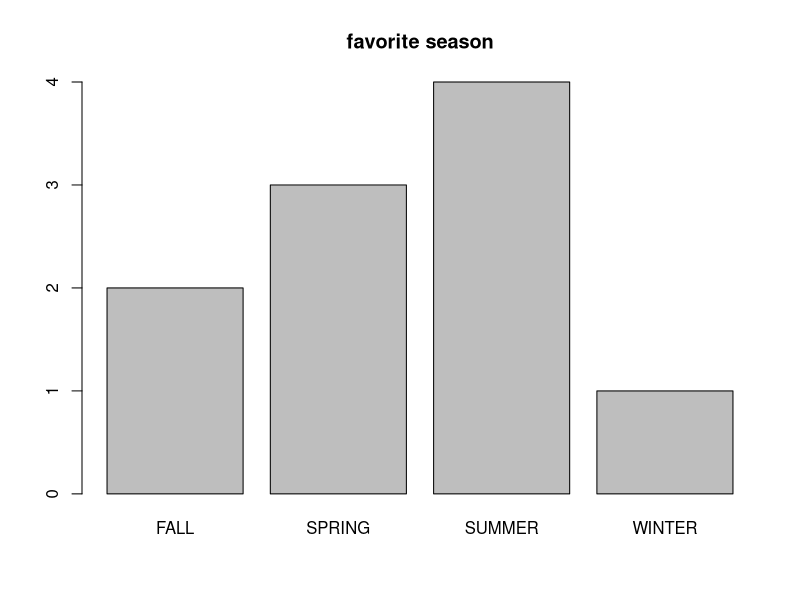
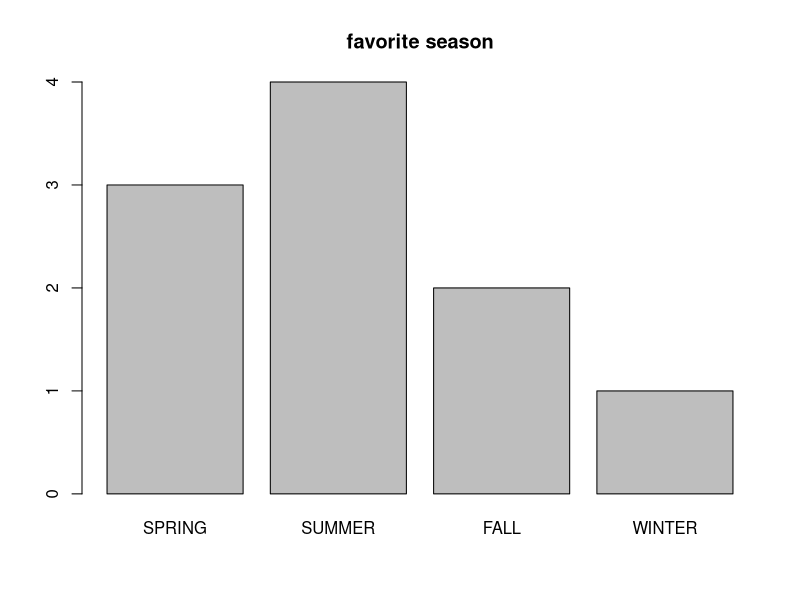
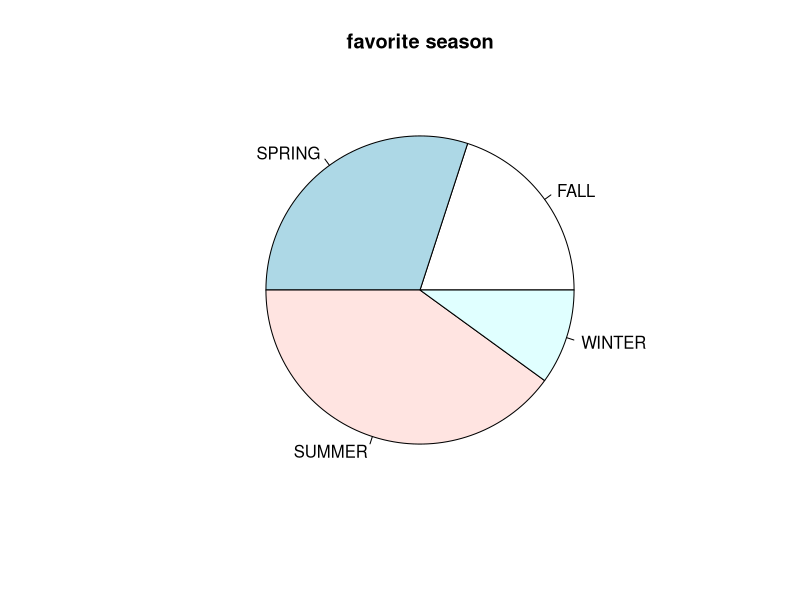
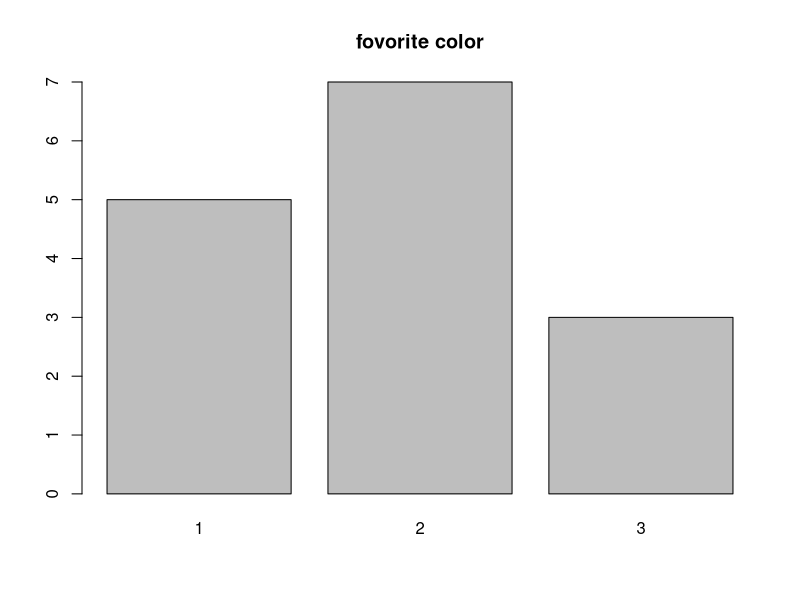
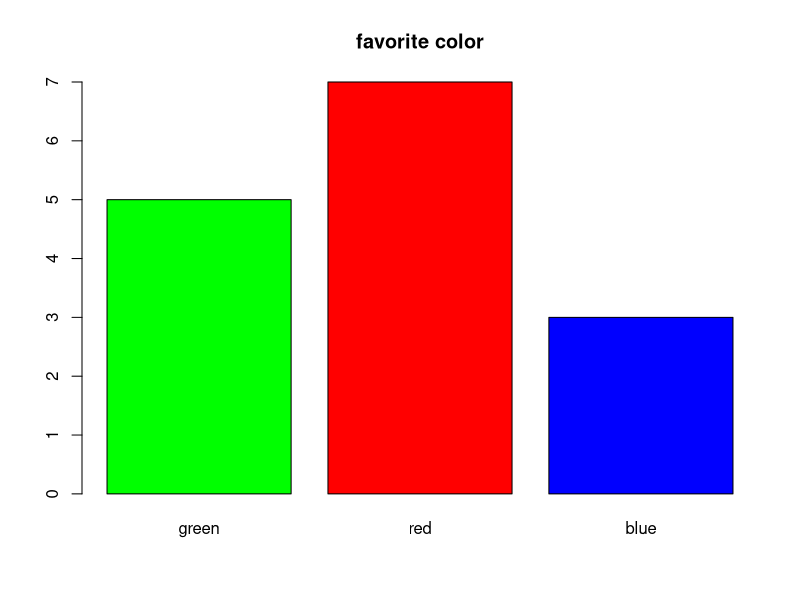
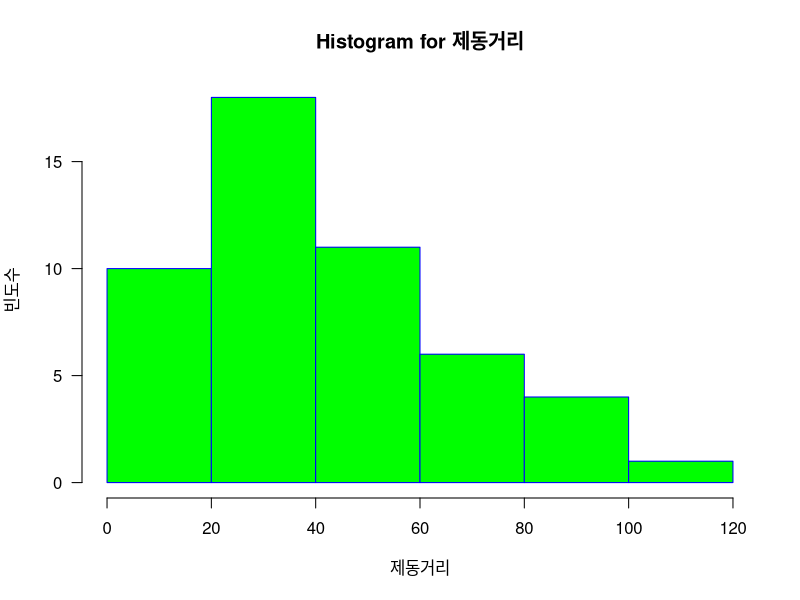
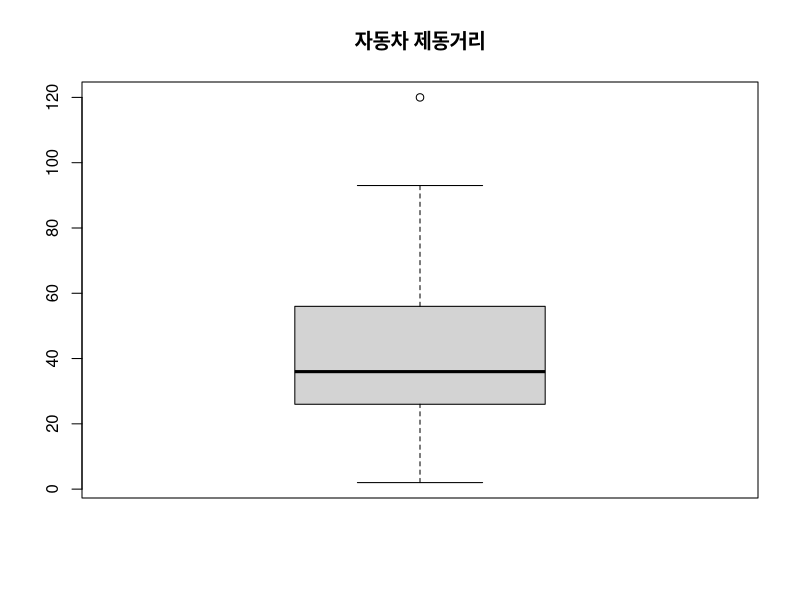
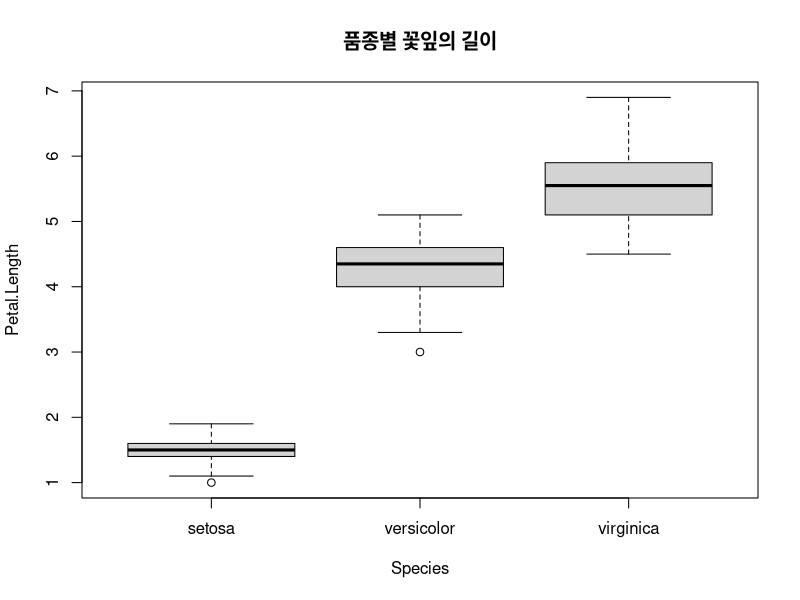

Source code (R) for these figures, in order:
favorite <- c('WINTER','SUMMER','SPRING','SUMMER','SUMMER','FALL','FALL','SUMMER','SPRING','SPRING')
favorite
table(favorite)
table(favorite)/length(favorite)

ds <- table(favorite)
ds
barplot(ds, main = 'favorite season')

ds.new <- ds[c(2,3,1,4)]
ds.new
barplot(ds.new, main = "favorite season")

ds <- table(favorite)
ds
pie(ds, main = "favorite season")


favorite.color <- c(2,3,2,1,1,2,2,1,3,2,1,3,2,1,2)
ds <- table(favorite.color)
ds
barplot(ds, main = "fovorite color")
colors <- c("green",'red','blue')
names(ds) <- colors
ds
barplot(ds, main = 'favorite color', col = colors)

weight <- c(60,62,64,65,68,69)
weight.heavy <- c(weight, 120)
weight
weight.heavy

mean(weight)
mean(weight.heavy)

median(weight)
median(weight.heavy)

mean(weight, trim = 0.2)
mean(weight.heavy, trim = 0.2)


mydata <- c(60,62,65,68,69,120)
quantile(mydata)
quantile(mydata, (0:10)/10)
summary(mydata)


mydata <- c(60,62,64,65,68,69,120)
mydata
sd(mydata)
range(mydata)
diff(range(mydata))


dist <- cars[,2]
hist(dist,
     main = "Histogram for 제동거리",
     xlab = "제동거리",
     ylab = "빈도수",
     border = "blue",
     col = "green",
     las=1,
     breaks = 5)

dist <- cars[,2]
boxplot(dist, main="자동차 제동거리")

boxplot.stats(dist)

boxplot(Petal.Length~Species, data=iris, main="품종별 꽃잎의 길이")

boxplot(iris$Petal.Length~iris$Species, main="품종별 꽃잎의 길이")


par(mfrow=c(1,3))
barplot(table(mtcars$carb),
        main = "barplot of carburetors",
        xlab = '#of carburetors',
        ylab = 'frequency',
        col='blue')
barplot(table(mtcars$cyl),
        main = 'barplot of cylender',
        xlab = '#of carburetors',
        ylab = 'frequency',
        col='blue')
barplot(table(mtcars$cyl),
        main = 'barplot of cylender',
        xlab = '#of cylender',
        ylab = 'frequency',
        col = 'red')
barplot(table(mtcars$gear),
        main = 'barplot of gear',
        xlab = '#of gears',
        ylab = 'frequency',
        col='green')
par(mfrow=c(1,1))
